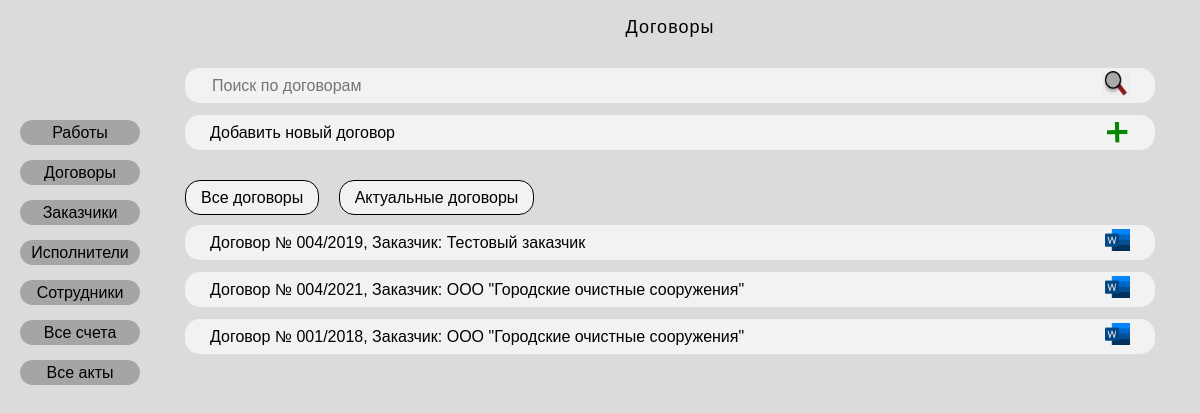
The app's page /contract/contract_list_default/ with its own data.
### vcrdocumentsproject/apps/document/models.py (models this page shows, shortened)
class Contracts(models.Model):
    contract_code = models.AutoField('Код договора', primary_key=True)
    contract_number = models.CharField('Номер договора', max_length = 20)
    customer = models.ForeignKey(Customers, on_delete=models.CASCADE)
    executor = models.ForeignKey(Executors, on_delete=models.CASCADE)
    description = models.TextField('Наименование')
    contract_date = models.DateField('Дата договора')
    contract_end_date = models.DateField('Дата окончания договора', null=True)
    price = models.DecimalField('Сумма',max_digits= 20, decimal_places=2)
    nds = models.IntegerField('НДС')
    price_with_nds = models.DecimalField('Сумма с НДС',max_digits= 20, decimal_places=2)
    payment = models.BooleanField('Оплата по договору', default=False, null=True)
    class Meta:
        verbose_name = "Договор"
        verbose_name_plural = "Договоры"

class Customers(models.Model):
    customer_code = models.AutoField('Код заказчика', primary_key=True)
    organization_name = models.CharField('Название организации', max_length = 250)
    post_index = models.CharField('Почтовый индекс', max_length = 6)
    inn = models.CharField('ИНН', max_length=10)
    kpp = models.CharField('КПП', max_length=9)
    address = models.CharField('Адрес', max_length=100)
    payment_account = models.CharField('Рассчетный счёт', max_length=20)
    bik = models.CharField('БИК', max_length=9, blank=True)
    сorrespondent_bill = models.CharField('Корреспондентский счёт', max_length=20, blank=True)
    ogrn = models.CharField('ОГРН', max_length=13, blank=True)
    fio = models.CharField('Фамилия, имя и отчество', max_length=100, blank=True)
    hide = models.BooleanField('Скрыть заказчика', default=False, null=True)
    def __str__(self):
        return self.organization_name
    class Meta:
        verbose_name = "Заказчик"
        verbose_name_plural = "Заказчики"

### vcrdocumentsproject/apps/document/views.py (the view)
# urls.py: path('contract_list_<str:filter>/', views.contract_list_filter, name='contract_list_filter'),
def contract_list_filter(request, filter):
    if filter=='default':
        contract_list = Contracts.objects.order_by('-contract_date')
    elif filter=='actual':
        contract_list = Contracts.objects.filter(payment=False)
    else:
        contract_list = Contracts.objects.filter(contract_number__icontains=filter)
        print(contract_list)
    return render(request, 'document/contract_list.html', {'contract_list' : contract_list})

### vcrdocumentsproject/templates/document/contract_list.html (shortened to what this page needs)
{% extends 'base.html' %}
{% block content %}
{% load static %}
<div class="content-container">
    <p class="title">Договоры</p>
    <form class="item" action="{% url 'contract:contract_list_search'  %}" method="POST">
<input placeholder="Поиск по договорам" class="search" value="" type="text" name="search" required>
                <button class="search-btn"  type="submit"><img class="search-img" src="{% static 'document/images/magnifier.png' %}"></button>
    </form>
    <a class="add-link" href="{% url 'contract:contract_add_form' %}">Добавить новый договор<img class="plus-img" src="{% static 'document/images/plus.png' %}"></a>
    <div class="filters">
<a class="filter" href="{% url 'contract:contract_list_filter' 'default' %}">Все договоры</a>
<a class="filter" href="{% url 'contract:contract_list_filter' 'actual' %}">Актуальные договоры</a>
</div>
    {% if contract_list %}
        {% for a in contract_list %}
<div class="item">
            <a href="{% url 'contract:contract' a.contract_code %}">Договор № {{a.contract_number}}, Заказчик: {{a.customer}}</a>
            <a href="{% url 'contract:contract_print' a.contract_code %}"><img class="word-img" src="{% static 'document/images/wordLogo.png' %}"></a>
</div>
        {% endfor %}
    {% endif %}
    </div>
{% endblock %}

### vcrdocumentsproject/apps/document/static/document/css/style.css (style rules this page uses)
* { box-sizing: border-box; }
.content-container { padding-top: 17px; width: 970px; margin-bottom: 15px; }
a { text-decoration: none; color: black; }
p { width: 220px; }
html { overflow-y: scroll; }
body { display: flex; background-color: rgba(196, 196, 196, 0.6); font-family: sans-serif; font-style: normal; font-weight: normal; font-size: 16px; line-height: 21px; cursor: default; }
.add-link { display: flex; align-items: center; justify-content: space-between; background-color: rgba(242, 242, 242, 1); width: 970px; height: 35px; padding-left: 25px; padding-right: 25px; color: black; border-radius: 15px; margin-bottom: 30px; }
.plus-img { width: 25px; }
.word-img { width: 25px; }
.item { margin-bottom: 12px; display: flex; align-items: center; background-color: rgba(242, 242, 242, 1); width: 970px; height: 35px; padding-left: 25px; padding-right: 25px; border-radius: 15px; justify-content: space-between; }
.title { width: 970px; margin-top: 0px; text-align: center; font-size: 18px; margin-bottom: 30px; letter-spacing: 1px; }
.filters { display: flex; height: 30px; margin-bottom: 15px; }
.filter { display: flex; background-color: rgba(242, 242, 242, 1); height: 35px; color: black; border-radius: 15px; margin-bottom: 30px; padding: 15px; margin-right: 2%; border: solid 1px black; align-items: center; }
.search-img { width: 25px; height: 25px; }
.search-btn { border: none; cursor: pointer; padding: 0px 3px 0px 0px; }
.search { width: 800px; border: none; height: 25px; background-color: rgba(242, 242, 242, 1); }

### records on screen
Contracts: contract_number "004/2019", customer "Тестовый заказчик"
Contracts: contract_number "004/2021", customer "ООО \"Городские очистные сооружения\""
Contracts: contract_number "001/2018", customer "ООО \"Городские очистные сооружения\""
